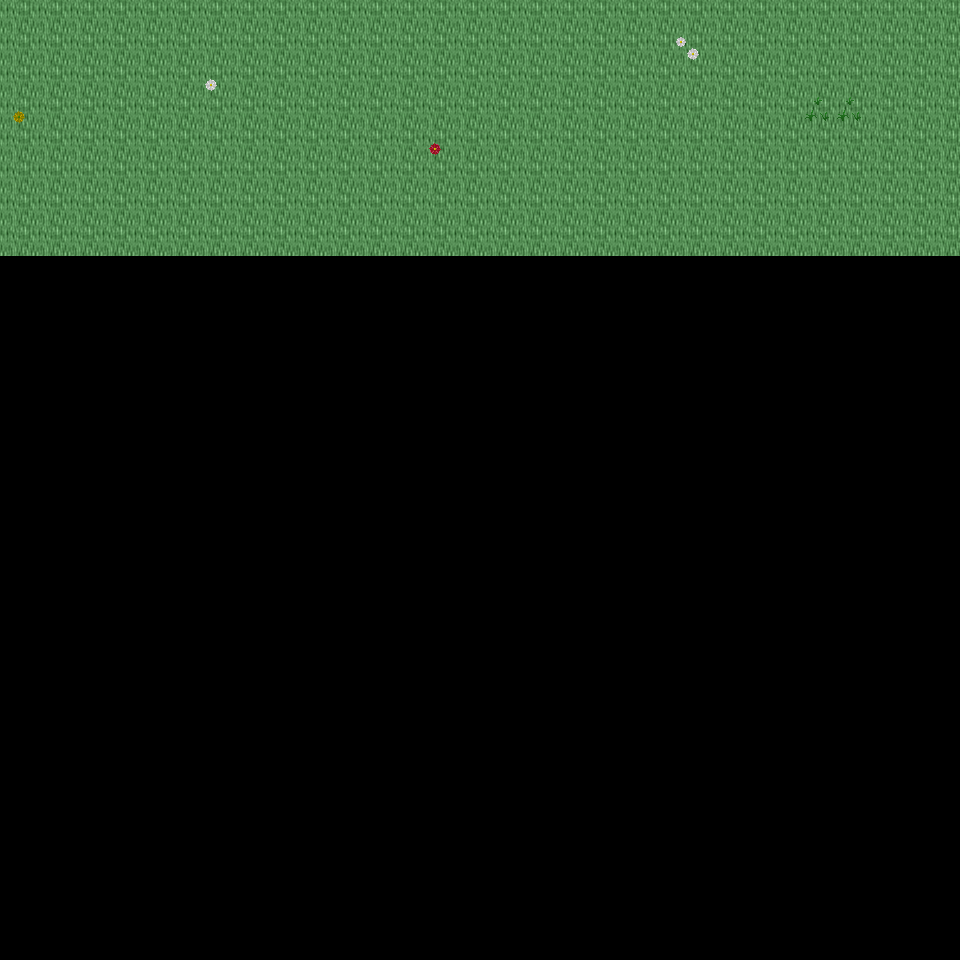

Tiled map render using the project's own tile images. Description and the map definition, with tile-layer contents summarised, below:
An orthogonal 30x30 tile map with 32x32 px tiles, 6 tile layers (Ground, Object, Object2, Above, ...), 14 tilesets and 3 objects (3x mapExit).

<map version="1.0" orientation="orthogonal" renderorder="right-down" width="30" height="30" tilewidth="32" tileheight="32" nextobjectid="4">
  <tileset firstgid="1" name="tileset_ground_ground" tilewidth="32" tileheight="32" tilecount="33" columns="3">
    <image source="../drawable/tileset_ground_ground.png" width="96" height="352" />
  </tileset>
  <tileset firstgid="34" name="tileset_plant_flower_daisy_white" tilewidth="32" tileheight="32" tilecount="8" columns="2">
    <image source="../drawable/tileset_plant_flower_daisy_white.png" width="64" height="128" />
  </tileset>
  <tileset firstgid="42" name="tileset_plant_flower_daisy_yellow" tilewidth="32" tileheight="32" tilecount="8" columns="2">
    <image source="../drawable/tileset_plant_flower_daisy_yellow.png" width="64" height="128" />
  </tileset>
  <tileset firstgid="50" name="tileset_plant_flower_daisy_blue" tilewidth="32" tileheight="32" tilecount="8" columns="2">
    <image source="../drawable/tileset_plant_flower_daisy_blue.png" width="64" height="128" />
  </tileset>
  <tileset firstgid="58" name="tileset_plant_grasses" tilewidth="32" tileheight="32" tilecount="6" columns="3">
    <image source="../drawable/tileset_plant_grasses.png" width="96" height="64" />
  </tileset>
  <tileset firstgid="64" name="tileset_plant_flower_daisy_red" tilewidth="32" tileheight="32" tilecount="8" columns="2">
    <image source="../drawable/tileset_plant_flower_daisy_red.png" width="64" height="128" />
  </tileset>
  <tileset firstgid="72" name="tileset_plant_tree_tree_darkgreen" tilewidth="32" tileheight="32" tilecount="88" columns="8">
    <image source="../drawable/tileset_plant_tree_tree_darkgreen.png" width="256" height="352" />
  </tileset>
  <tileset firstgid="160" name="tileset_logic_creature_elf" tilewidth="32" tileheight="32" tilecount="16" columns="8">
    <image source="../drawable/tileset_logic_creature_elf.png" width="256" height="64" />
  </tileset>
  <tileset firstgid="176" name="tileset_logic_creature_animal" tilewidth="32" tileheight="32" tilecount="32" columns="8">
    <image source="../drawable/tileset_logic_creature_animal.png" width="256" height="128" />
  </tileset>
  <tileset firstgid="208" name="tileset_logic_collision" tilewidth="32" tileheight="32" tilecount="1" columns="1">
    <image source="../drawable/tileset_logic_collision.png" width="32" height="32" />
  </tileset>
  <tileset firstgid="209" name="tileset_logic_creature_ent" tilewidth="32" tileheight="32" tilecount="4" columns="4">
    <image source="../drawable/tileset_logic_creature_ent.png" width="128" height="32" />
  </tileset>
  <tileset firstgid="213" name="tileset_logic_creature_human_evil" tilewidth="32" tileheight="32" tilecount="16" columns="8">
    <image source="../drawable/tileset_logic_creature_human_evil.png" width="256" height="64" />
  </tileset>
  <tileset firstgid="229" name="tileset_ground_green_paving" tilewidth="32" tileheight="32" tilecount="18" columns="3">
    <image source="../drawable/tileset_ground_green_paving.png" width="96" height="192" />
  </tileset>
  <tileset firstgid="247" name="tileset_logic_protection" tilewidth="32" tileheight="32" tilecount="2" columns="2">
    <image source="../drawable/tileset_logic_protection.png" width="64" height="32" />
  </tileset>
  <layer name="Ground" width="30" height="30">
    <data>[900 cells, 240 non-empty, 1 distinct tile ids]</data>
  </layer>
  <layer name="Object" width="30" height="30">
    <data>[900 cells, 6 non-empty, 5 distinct tile ids]</data>
  </layer>
  <layer name="Object2" width="30" height="30">
    <data>[900 cells, 0 non-empty, 0 distinct tile ids]</data>
  </layer>
  <layer name="Above" width="30" height="30">
    <data>[900 cells, 0 non-empty, 0 distinct tile ids]</data>
  </layer>
  <layer name="Above2" width="30" height="30">
    <data>[900 cells, 0 non-empty, 0 distinct tile ids]</data>
  </layer>
  <layer name="Walkable" width="30" height="30">
    <data>[900 cells, 0 non-empty, 0 distinct tile ids]</data>
  </layer>
  <objectgroup name="MapEvents">
    <object id="1" name="north" type="mapExit" x="0" y="0" width="960" height="32">
      <properties>
        <property name="map" value="level_0_x188_y79" />
        <property name="x" value="0" />
        <property name="y" value="28" />
      </properties>
    </object>
    <object id="2" name="west" type="mapExit" x="0" y="0" width="32" height="960">
      <properties>
        <property name="map" value="level_0_x187_y80" />
        <property name="x" value="28" />
        <property name="y" value="0" />
      </properties>
    </object>
    <object id="3" name="east" type="mapExit" x="928" y="0" width="32" height="960">
      <properties>
        <property name="map" value="level_0_x189_y80" />
        <property name="x" value="1" />
        <property name="y" value="0" />
      </properties>
    </object>
  </objectgroup>
</map>
